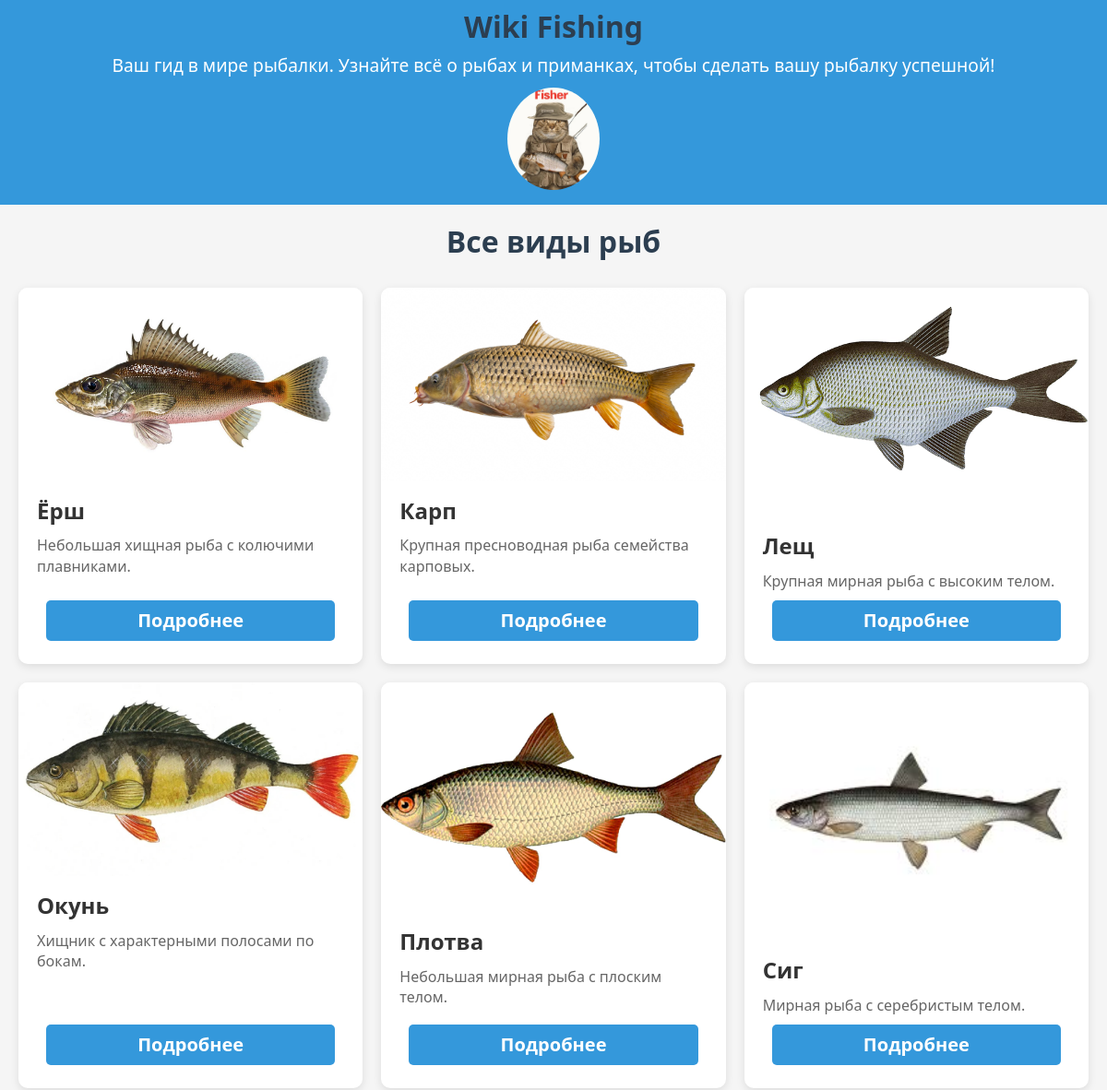
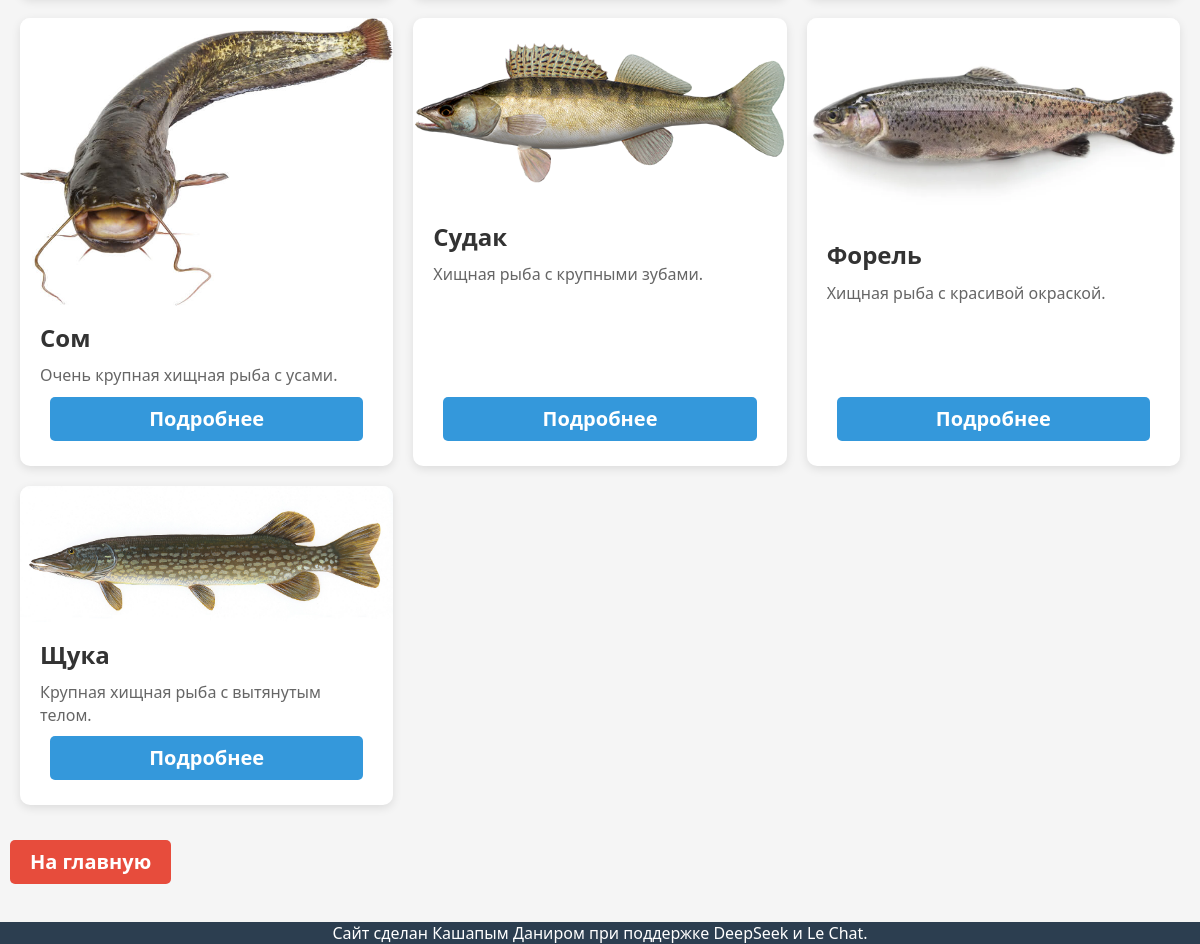
Page /fish/ on the earlier database version (2 pictures, top to bottom).
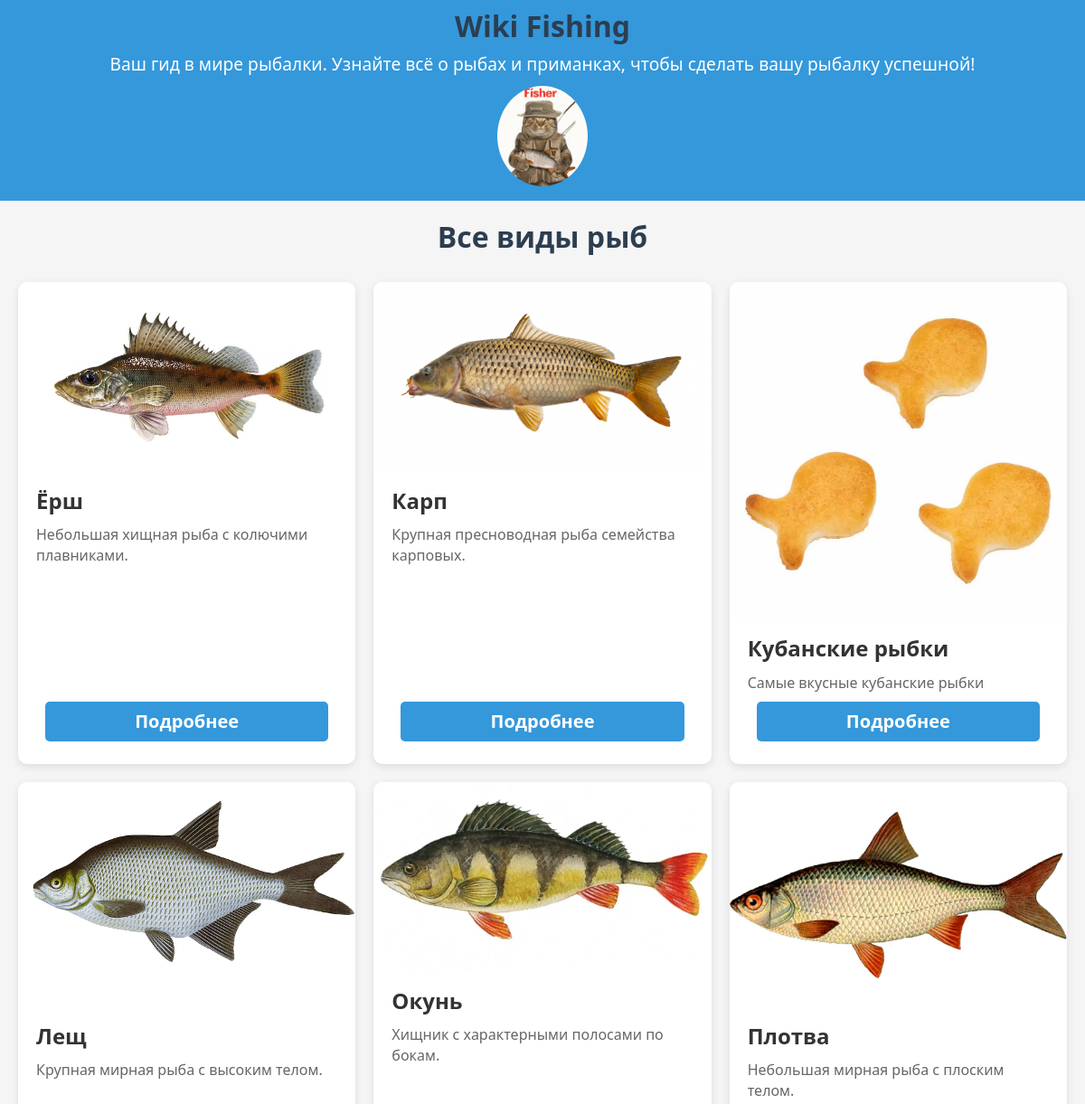
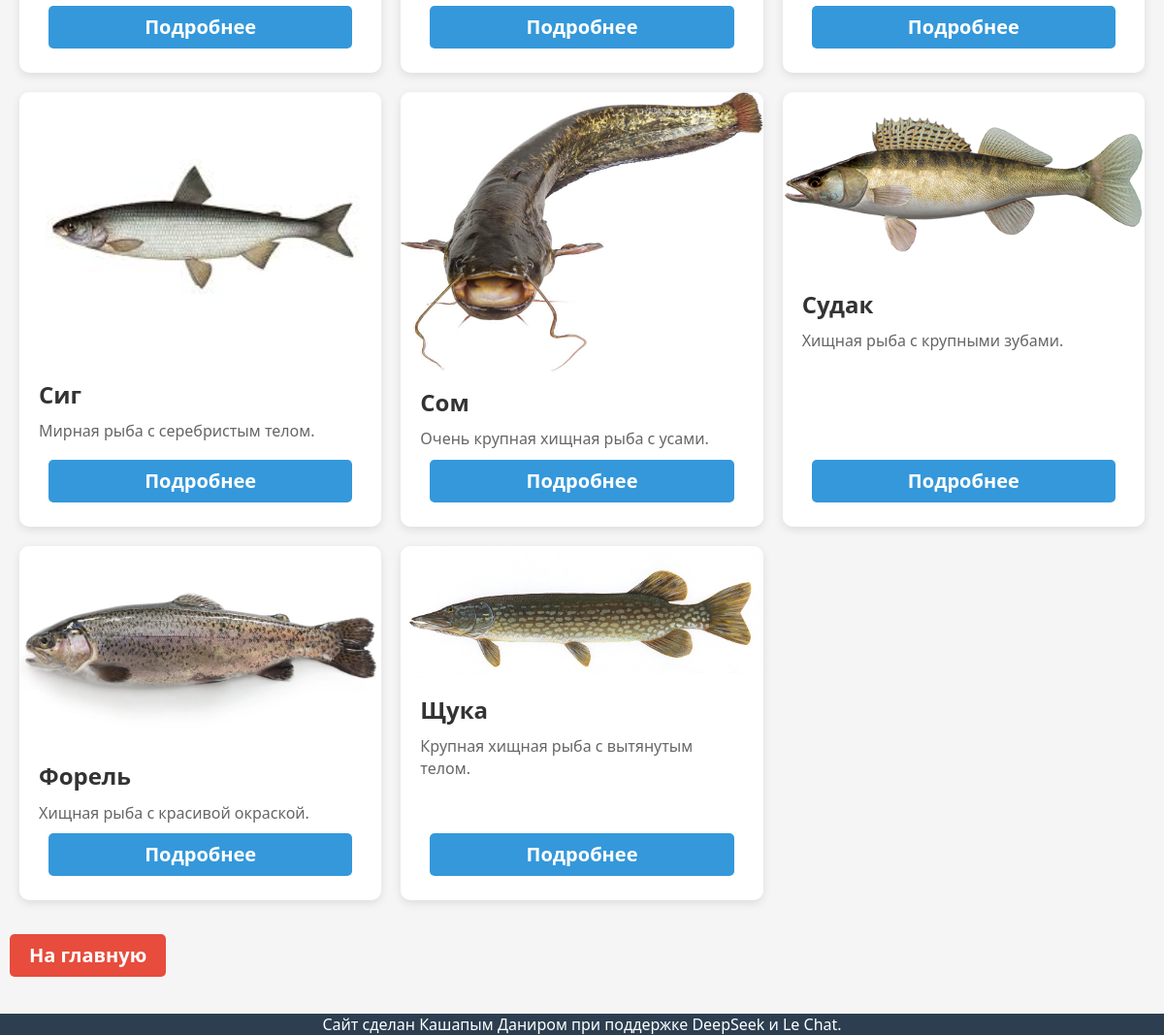
Same page on the later database version (2 pictures, top to bottom).
### fish_app/models.py (models this page shows, shortened)
class Fish(models.Model):
    FISH_TYPE_CHOICES = [
        ('predator', 'Хищник'),
        ('peaceful', 'Мирная'),
        ('omnivore', 'Всеядная'),
    ]
    WATER_TYPE_CHOICES = [
        ('fresh', 'Пресная'),
        ('salt', 'Солёная'),
        ('brackish', 'Солоноватая'),
    ]
    SEASON_ACTIVITY_CHOICES = [
        ('winter', 'Зима'),
        ('spring', 'Весна'),
        ('summer', 'Лето'),
        ('autumn', 'Осень'),
        ('all_season', 'Круглый год'),
    ]
    BEST_CATCH_TIME_CHOICES = [
        ('morning', 'Утро'),
        ('afternoon', 'День'),
        ('evening', 'Вечер'),
        ('night', 'Ночь'),
        ('all_day', 'Круглые сутки'),
    ]
    name = models.CharField(max_length=50, verbose_name="Название рыбы")
    scientific_name = models.CharField(max_length=100, verbose_name="Научное название", blank=True)
    type = models.CharField(
        max_length=10,
        choices=FISH_TYPE_CHOICES,
        verbose_name="Тип питания"
    )
    description = models.TextField(verbose_name="Описание", blank=True)
    image = models.ImageField(
        upload_to='fish/',
        verbose_name="Изображение",
        blank=True,
        null=True
    )
    habitat = models.CharField(
        max_length=20,
        choices=WATER_TYPE_CHOICES,
        verbose_name="Тип воды",
        default='fresh',
        blank=True
    )
    area = models.CharField(max_length=100, verbose_name="Ареал обитания", blank=True)
    season_activity = models.CharField(
        max_length=10,
        choices=SEASON_ACTIVITY_CHOICES,
        verbose_name="Сезон активности",
        blank=True
    )
    best_catch_time = models.CharField(
        max_length=100,
        verbose_name="Лучшее время для ловли",
        choices=BEST_CATCH_TIME_CHOICES,
        help_text="Например: утро, день, вечер, ночь",
        blank=True
    )
    optimal_temperature = models.IntegerField(
        verbose_name="Оптимальная температура воды (°C)",
        null=True,
        blank=True
    )
    temperature_range = models.CharField(
        max_length=50,
        verbose_name="Диапазон температур активности (°C)",
        help_text="Например: 15-22",
        blank=True
    )
    is_red_book = models.BooleanField(verbose_name="В Красной книге", default=False)
    avg_weight = models.FloatField(verbose_name="Средний вес (кг)", null=True, blank=True)
    max_weight = models.FloatField(verbose_name="Максимальный вес (кг)", null=True, blank=True)
    avg_length = models.FloatField(verbose_name="Средняя длина (см)", null=True, blank=True)
    class Meta:
        verbose_name = "Рыба"
        verbose_name_plural = "Рыбы"
        ordering = ['name']  # Сортировка по названию по умолчанию

### fish_app/views.py (the view)
# urls.py: path('fish/', views.fish_list, name='fish_list'),
def fish_list(request):
    fishes = Fish.objects.all().order_by('name')
    return render(request, 'fish_list.html', {'fishes': fishes})

### templates/fish_list.html
{% extends 'base.html' %}
{% load static %}
{% block content %}
<div class="fish-list-container">
    <h1 class="page-title">Все виды рыб</h1>
    <div class="fish-grid">
        {% for fish in fishes %}
        <div class="fish-card">
            <img src="{% if fish.image %}{{ fish.image.url }}{% else %}{% static 'images/default-fish.png' %}{% endif %}"
                alt="{{ fish.name }}">
            <div class="fish-card-content">
                <h2>{{ fish.name }}</h2>
                {% if fish.description %}
                    <p>{{ fish.description|truncatewords:15 }}</p>
                {% endif %}
                <a href="{% url 'fish_detail' fish.id %}" class="btn">Подробнее</a>
            </div>
        </div>
        {% endfor %}
    </div>
    <a href="{% url 'index' %}" class="btn btn-back">На главную</a>
</div>
{% endblock %}

Differences in the rows shown:
added Fish: image (picture), name "Кубанские рыбки", description "Самые вкусные кубанские рыбки"
